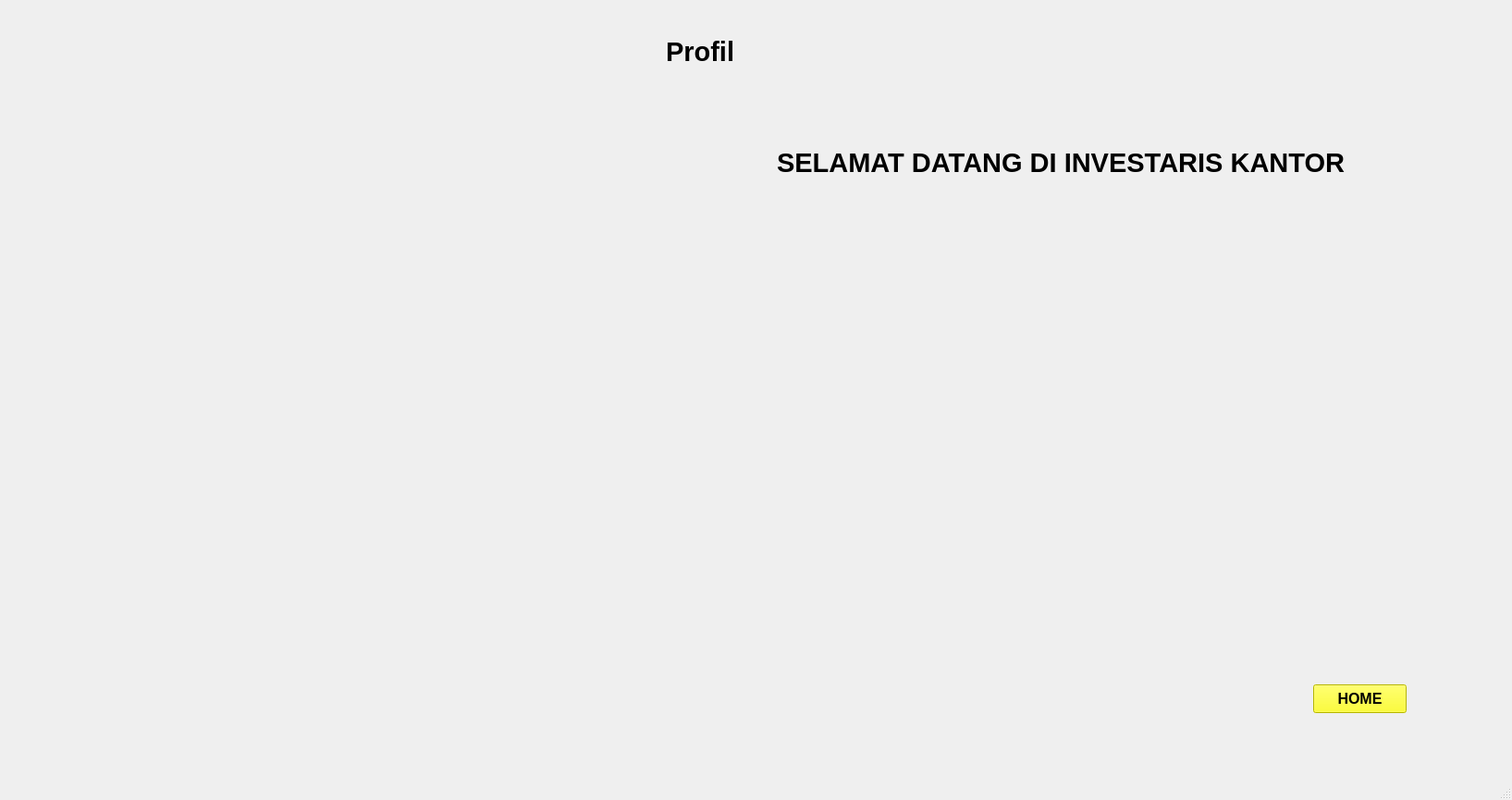
<?xml version="1.0" encoding="UTF-8"?>
<ui version="4.0">
 <class>profil</class>
 <widget class="QMainWindow" name="profil">
  <property name="geometry">
   <rect>
    <x>0</x>
    <y>0</y>
    <width>1635</width>
    <height>865</height>
   </rect>
  </property>
  <property name="windowTitle">
   <string>MainWindow</string>
  </property>
  <widget class="QWidget" name="centralwidget">
   <widget class="QLabel" name="label_bc">
    <property name="geometry">
     <rect>
      <x>0</x>
      <y>-160</y>
      <width>1611</width>
      <height>991</height>
     </rect>
    </property>
    <property name="styleSheet">
     <string notr="true">background-color: qlineargradient(spread:pad, x1:1, y1:0, x2:1, y2:0, stop:0 rgba(0, 0, 0, 0), stop:1 rgba(255, 255, 255, 0));
color: rgb(0, 0, 0);</string>
    </property>
    <property name="text">
     <string/>
    </property>
    <property name="pixmap">
     <pixmap>../../../../Downloads/bahan qt/New folder/profil.jpg</pixmap>
    </property>
    <property name="scaledContents">
     <bool>true</bool>
    </property>
   </widget>
   <widget class="QLabel" name="lbl_title">
    <property name="geometry">
     <rect>
      <x>840</x>
      <y>130</y>
      <width>791</width>
      <height>91</height>
     </rect>
    </property>
    <property name="font">
     <font>
      <family>Arial</family>
      <pointsize>22</pointsize>
      <bold>true</bold>
     </font>
    </property>
    <property name="styleSheet">
     <string notr="true">background-color: qlineargradient(spread:pad, x1:1, y1:0, x2:1, y2:0, stop:0 rgba(0, 0, 0, 0), stop:1 rgba(255, 255, 255, 0));
color: rgb(0, 0, 0);</string>
    </property>
    <property name="text">
     <string>SELAMAT DATANG DI INVESTARIS KANTOR </string>
    </property>
   </widget>
   <widget class="QLabel" name="lbl_title_2">
    <property name="geometry">
     <rect>
      <x>720</x>
      <y>10</y>
      <width>101</width>
      <height>91</height>
     </rect>
    </property>
    <property name="font">
     <font>
      <family>Arial</family>
      <pointsize>22</pointsize>
      <bold>true</bold>
     </font>
    </property>
    <property name="styleSheet">
     <string notr="true">background-color: qlineargradient(spread:pad, x1:1, y1:0, x2:1, y2:0, stop:0 rgba(0, 0, 0, 0), stop:1 rgba(255, 255, 255, 0));
color: rgb(0, 0, 0);</string>
    </property>
    <property name="text">
     <string>Profil</string>
    </property>
   </widget>
   <widget class="QPushButton" name="pushButton">
    <property name="geometry">
     <rect>
      <x>1420</x>
      <y>740</y>
      <width>101</width>
      <height>31</height>
     </rect>
    </property>
    <property name="font">
     <font>
      <family>Arial</family>
      <pointsize>12</pointsize>
      <bold>true</bold>
     </font>
    </property>
    <property name="styleSheet">
     <string notr="true">background-color: rgb(255, 255, 0);
color: rgb(0, 0, 0);</string>
    </property>
    <property name="text">
     <string>HOME</string>
    </property>
   </widget>
   <zorder>lbl_title</zorder>
   <zorder>label_bc</zorder>
   <zorder>lbl_title_2</zorder>
   <zorder>pushButton</zorder>
  </widget>
  <widget class="QStatusBar" name="statusbar"/>
 </widget>
 <resources/>
 <connections/>
</ui>
